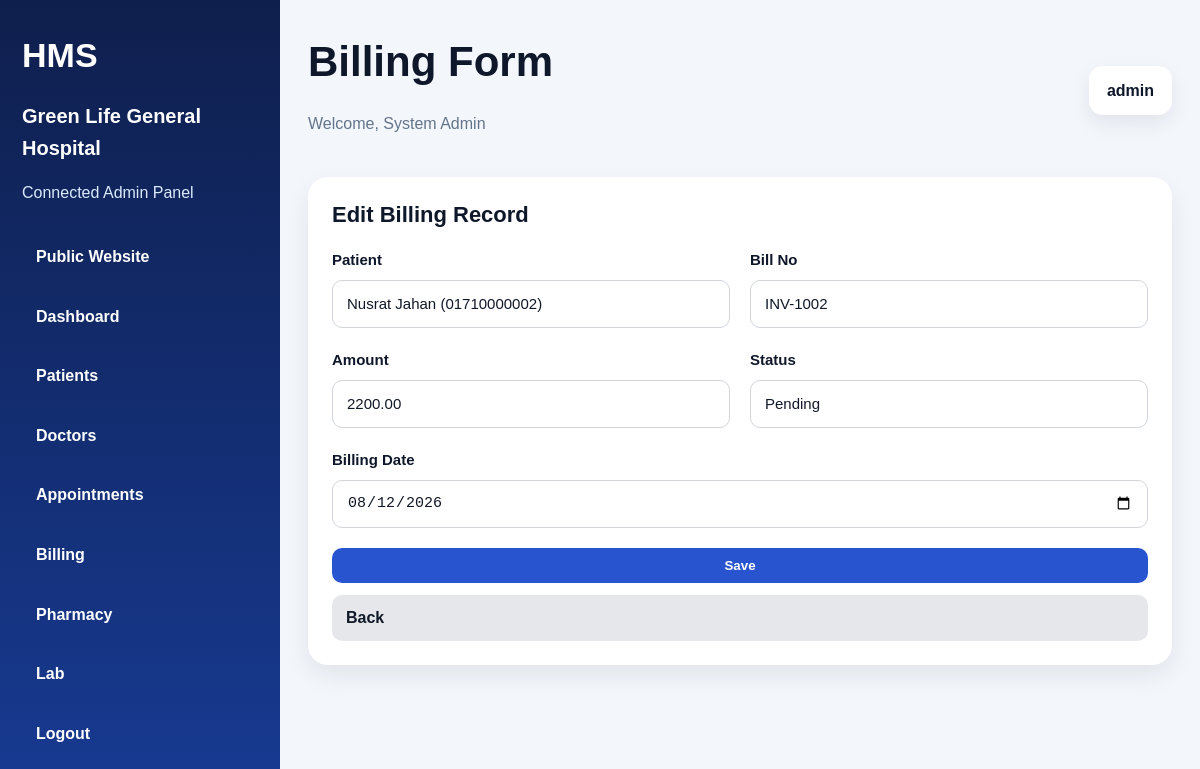
Screenshot of /admin/modules/billing/form.php?id=2 (signed in) with the database file from the repository.
### tables this page shows
CREATE TABLE billing (
  id INT AUTO_INCREMENT PRIMARY KEY,
  patient_id INT NOT NULL,
  bill_no VARCHAR(50) NOT NULL,
  amount DECIMAL(10,2) NOT NULL,
  payment_status VARCHAR(20) NOT NULL DEFAULT 'Pending',
  billing_date DATE NOT NULL,
  created_at DATETIME NOT NULL,
  CONSTRAINT fk_billing_patient FOREIGN KEY (patient_id) REFERENCES patients(id) ON DELETE CASCADE
);

CREATE TABLE patients (
  id INT AUTO_INCREMENT PRIMARY KEY,
  name VARCHAR(120) NOT NULL,
  age INT DEFAULT 0,
  gender VARCHAR(20) DEFAULT 'Male',
  phone VARCHAR(30) NOT NULL,
  blood_group VARCHAR(10) DEFAULT '',
  address VARCHAR(255) DEFAULT '',
  created_at DATETIME NOT NULL
);

### config/app.php (called while the page is built, shortened)
<?php
function e($v): string
{
    return htmlspecialchars((string) $v, ENT_QUOTES, 'UTF-8');
}

### admin/modules/billing/form.php (the view, shortened to what this page needs)
<?php
require_once __DIR__ . '/../../../config/database.php';
$id = (int) ($_GET['id'] ?? 0);
$row = [
    'patient_id' => '',
    'bill_no' => '',
    'amount' => '',
    'payment_status' => 'Pending',
    'billing_date' => ''
];
if ($id) {
    $st = $pdo->prepare('SELECT * FROM billing WHERE id = ?');
    $st->execute([$id]);
    $row = $st->fetch() ?: $row;
}
$patients = $pdo->query('SELECT id, name, phone FROM patients ORDER BY name ASC')->fetchAll();
include __DIR__ . '/../../partials/header.php';
?>
<div class="table-card form-card">
    <div class="table-head">
        <h3><?= $id ? 'Edit Billing Record' : 'Add Billing Record' ?></h3>
    </div>
    <div class="form-body">
        <form method="post" class="grid-2">
            <div class="form-group">
                <label>Patient</label>
                <select class="form-control" name="patient_id" required>
                    <?php foreach ($patients as $p): ?>
                        <option value="<?= e($p['id']) ?>" <?= (string) $row['patient_id'] === (string) $p['id'] ? 'selected' : '' ?>>
                            <?= e($p['name'] . ' (' . $p['phone'] . ')') ?>
                        </option>
                    <?php endforeach; ?>
                </select>
            </div>
            <div class="form-group">
                <label>Bill No</label>
                <input
                    class="form-control"
                    name="bill_no"
                    value="<?= e($row['bill_no']) ?>"
                    required
                >
            </div>
            <div class="form-group">
                <label>Amount</label>
                <input
                    class="form-control"
                    type="number"
                    step="0.01"
                    name="amount"
                    value="<?= e($row['amount']) ?>"
                    required
                >
            </div>
            <div class="form-group">
                <label>Status</label>
                <select class="form-control" name="payment_status">
                    <?php foreach (['Pending', 'Paid'] as $s): ?>
                        <option value="<?= e($s) ?>" <?= $row['payment_status'] === $s ? 'selected' : '' ?>>
                            <?= e($s) ?>
                        </option>
                    <?php endforeach; ?>
                </select>
            </div>
            <div class="form-group full-width">
                <label>Billing Date</label>
                <input
                    class="form-control"
                    type="date"
                    name="billing_date"
                    value="<?= e($row['billing_date'] ? substr($row['billing_date'], 0, 10) : '') ?>"
                    required
                >
            </div>
            <div class="form-group full-width form-actions">
                <button class="btn btn-primary" type="submit">Save</button>
                <a class="btn btn-secondary" href="index.php">Back</a>
            </div>
        </form>
    </div>
</div>
<?php include __DIR__ . '/../../partials/footer.php'; ?>

### assets/css/style.css (style rules this page uses)
:root { --bg:#f4f7fb; --card:#fff; --text:#172033; --muted:#5f6b7a; --pri:#1d4ed8; --pri2:#0f172a; --line:#e5e7eb; --success:#16a34a; --warn:#d97706; --danger:#dc2626; --radius:22px; --shadow:0 16px 36px rgba(15,23,42,.10) }
* { box-sizing:border-box }
html { scroll-behavior:smooth }
body { margin:0; font-family:Arial,Helvetica,sans-serif; background:var(--bg); color:var(--text); line-height:1.6 }
a { text-decoration:none; color:inherit }
.btn { display:inline-flex; align-items:center; justify-content:center; padding:13px 20px; border-radius:14px; border:none; cursor:pointer; font-weight:700; transition:.25s ease }
.btn-primary { background:var(--pri); color:#fff }
.btn-secondary { background:#eef2ff; color:var(--pri2) }
.hero-card, .panel, .table-card, .stat-card, .info-card, .login-panel { background:var(--card); border-radius:var(--radius); box-shadow:var(--shadow) }
.form-group { display: flex; flex-direction: column; }
.full-width { grid-column: 1 / -1; }
.form-group label { font-size: 15px; font-weight: 700; color: #0f172a; margin-bottom: 8px; }
.form-control { width: 100%; height: 48px; border: 1px solid #d1d5db; border-radius: 12px; padding: 12px 14px; font-size: 15px; color: #111827; background: #ffffff; outline: none; box-sizing: border-box; }
select.form-control { appearance: none; }
.btn { display:inline-block; padding:12px 18px; border-radius:8px; text-decoration:none; border:none; cursor:pointer; font-weight:600; }
.btn-primary { background:#2854cf; color:#fff; }
.btn-secondary { background:#e5e7eb; color:#111827; }
.btn { display: inline-block; padding: 12px 18px; border-radius: 10px; text-decoration: none; border: none; cursor: pointer; font-weight: 600; }
.btn-primary { background: #2854cf; color: #fff; }
.btn-secondary { background: #e5e7eb; color: #111827; }
.admin-body { margin: 0; background: #f3f6fb; font-family: Arial, sans-serif; color: #0f172a; }
.table-card { background: #ffffff; border-radius: 20px; box-shadow: 0 10px 24px rgba(15, 23, 42, 0.08); overflow: hidden; }
.table-head { padding: 20px 24px 0; }
.table-head h3 { margin: 0 0 16px; font-size: 22px; color: #0f172a; }
.btn-secondary { background: #e5e7eb; color: #111827; text-decoration: none; padding: 10px 14px; border-radius: 10px; font-weight: 600; display: inline-block; }
.btn-primary { background: #2854cf; color: #ffffff; text-decoration: none; padding: 10px 14px; border-radius: 10px; font-weight: 600; display: inline-block; }
.form-card { overflow: hidden; }
.form-body { padding: 0 24px 24px; }
.grid-2 { display: grid; grid-template-columns: 1fr 1fr; gap: 20px; }
.form-control { width: 100%; min-height: 46px; border: 1px solid #d1d5db; border-radius: 10px; padding: 10px 14px; font-size: 15px; color: #111827; background: #ffffff; box-sizing: border-box; outline: none; }
.form-actions { display: flex; gap: 12px; flex-wrap: wrap; }

### admin/partials/header.php (style rules this page uses)
.btn-primary { white-space:nowrap; }
.btn-secondary { white-space:nowrap; }

### rows the page displays
billing: patient_id "Nusrat Jahan (01710000002)", bill_no "INV-1002", amount "2200.00", billing_date "08/12/2026"

### other values shown
APP_NAME "Green Life General Hospital"
$pageTitle "Billing Form"
$_SESSION['admin_name'] "System Admin"
$_SESSION['admin_username'] "admin"
form field payment_status "Pending"
